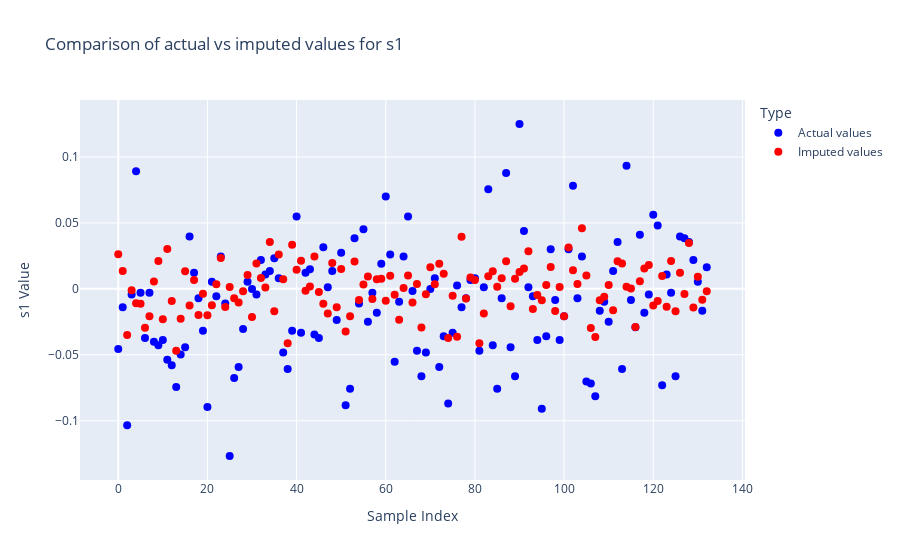
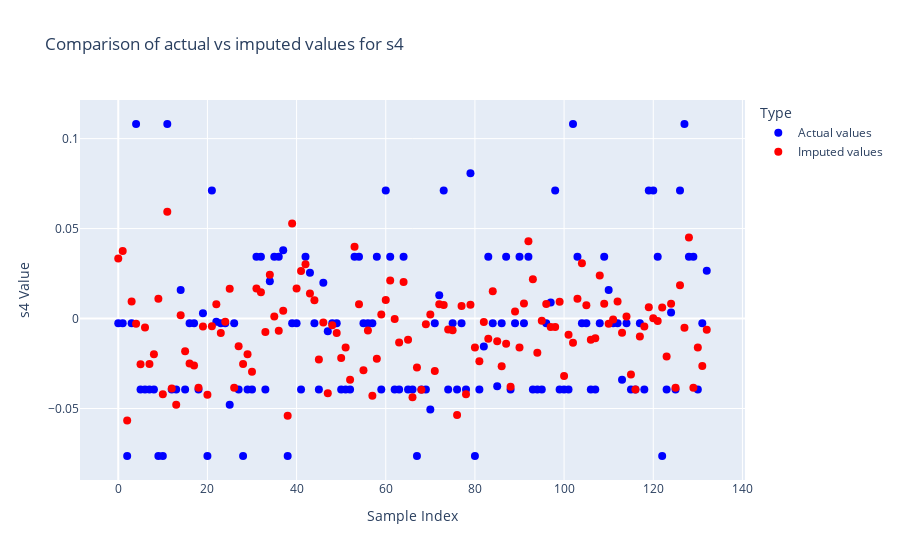

Notebook source saved alongside these figures, in order:
### Markdown cell above
## Evaluating imputation quality

In this demonstration, since the receiver dataset was artificially created by removing variables from the original data, there exists the unique opportunity to evaluate the quality of our imputations by comparing them to the actual values.

### Code cell
# Visualize comparison between actual and imputed values
for var in imputed_variables:
    fig = go.Figure()

    # Plot actual values
    fig.add_trace(
        go.Scatter(
            x=receiver_data.index,
            y=receiver_data[var],
            mode="markers",
            name="Actual values",
            marker=dict(color="blue", size=8),
        )
    )

    # Plot imputed values
    fig.add_trace(
        go.Scatter(
            x=imputed_data.index,
            y=imputed_data[var],
            mode="markers",
            name="Imputed values",
            marker=dict(color="red", size=8),
        )
    )

    # Customize the plot appearance
    fig.update_layout(
        title=f"Comparison of actual vs imputed values for {var}",
        xaxis_title="Sample Index",
        yaxis_title=f"{var} Value",
        legend_title="Type",
        hovermode="closest",
    )

    fig.show()

### Figure 1 — Plotly figure (JSON) as saved in the notebook; plotly's stock layout.template omitted (floating-point values rounded to 4 significant figures; data arrays with more than 128 entries replaced by an {"elided": "..."} marker saying what was removed)
{"data": [{"marker": {"color": "blue", "size": 8}, "mode": "markers", "name": "Actual values", "type": "scatter", "x": {"elided": "133 int values"}, "y": {"elided": "133 float values"}}, {"marker": {"color": "red", "size": 8}, "mode": "markers", "name": "Imputed values", "type": "scatter", "x": {"elided": "133 int values"}, "y": {"elided": "133 float values"}}], "layout": {"hovermode": "closest", "legend": {"title": {"text": "Type"}}, "title": {"text": "Comparison of actual vs imputed values for s1"}, "xaxis": {"title": {"text": "Sample Index"}}, "yaxis": {"title": {"text": "s1 Value"}}}}

### Figure 2 — Plotly figure (JSON) as saved in the notebook; plotly's stock layout.template omitted (floating-point values rounded to 4 significant figures; data arrays with more than 128 entries replaced by an {"elided": "..."} marker saying what was removed)
{"data": [{"marker": {"color": "blue", "size": 8}, "mode": "markers", "name": "Actual values", "type": "scatter", "x": {"elided": "133 int values"}, "y": {"elided": "133 float values"}}, {"marker": {"color": "red", "size": 8}, "mode": "markers", "name": "Imputed values", "type": "scatter", "x": {"elided": "133 int values"}, "y": {"elided": "133 float values"}}], "layout": {"hovermode": "closest", "legend": {"title": {"text": "Type"}}, "title": {"text": "Comparison of actual vs imputed values for s4"}, "xaxis": {"title": {"text": "Sample Index"}}, "yaxis": {"title": {"text": "s4 Value"}}}}
